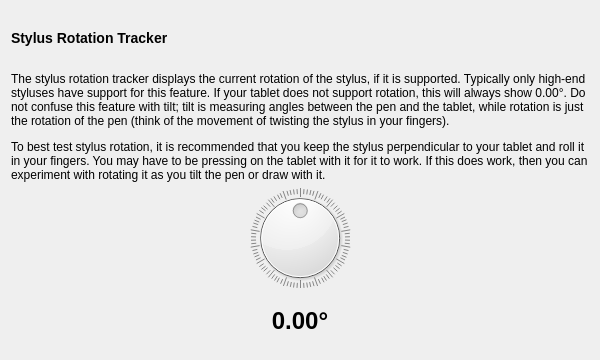
<?xml version="1.0" encoding="UTF-8"?>
<ui version="4.0">
 <class>RotationTracker</class>
 <widget class="QWidget" name="RotationTracker">
  <property name="geometry">
   <rect>
    <x>0</x>
    <y>0</y>
    <width>600</width>
    <height>360</height>
   </rect>
  </property>
  <property name="windowTitle">
   <string>Form</string>
  </property>
  <layout class="QVBoxLayout" name="verticalLayout">
   <item>
    <widget class="QLabel" name="title">
     <property name="text">
      <string>&lt;h3&gt;Stylus Rotation Tracker&lt;/h3&gt;</string>
     </property>
    </widget>
   </item>
   <item>
    <widget class="QLabel" name="description">
     <property name="text">
      <string>&lt;p&gt;The stylus rotation tracker displays the current rotation of the stylus, if it is supported. Typically only high-end styluses have support for this feature. If your tablet does not support rotation, this will always show 0.00°. Do not confuse this feature with tilt; tilt is measuring angles between the pen and the tablet, while rotation is just the rotation of the pen (think of the movement of twisting the stylus in your fingers).&lt;/p&gt;
&lt;p&gt;To best test stylus rotation, it is recommended that you keep the stylus perpendicular to your tablet and roll it in your fingers. You may have to be pressing on the tablet with it for it to work. If this does work, then you can experiment with rotating it as you tilt the pen or draw with it.&lt;/p&gt;</string>
     </property>
     <property name="wordWrap">
      <bool>true</bool>
     </property>
    </widget>
   </item>
   <item>
    <widget class="QDial" name="degreeDial">
     <property name="minimum">
      <number>-180</number>
     </property>
     <property name="maximum">
      <number>179</number>
     </property>
     <property name="wrapping">
      <bool>true</bool>
     </property>
     <property name="notchesVisible">
      <bool>true</bool>
     </property>
    </widget>
   </item>
   <item>
    <widget class="QLabel" name="degreeLabel">
     <property name="text">
      <string notr="true">&lt;h1&gt;0.00°&lt;/h1&gt;</string>
     </property>
     <property name="alignment">
      <set>Qt::AlignCenter</set>
     </property>
    </widget>
   </item>
  </layout>
 </widget>
 <resources/>
 <connections/>
</ui>
